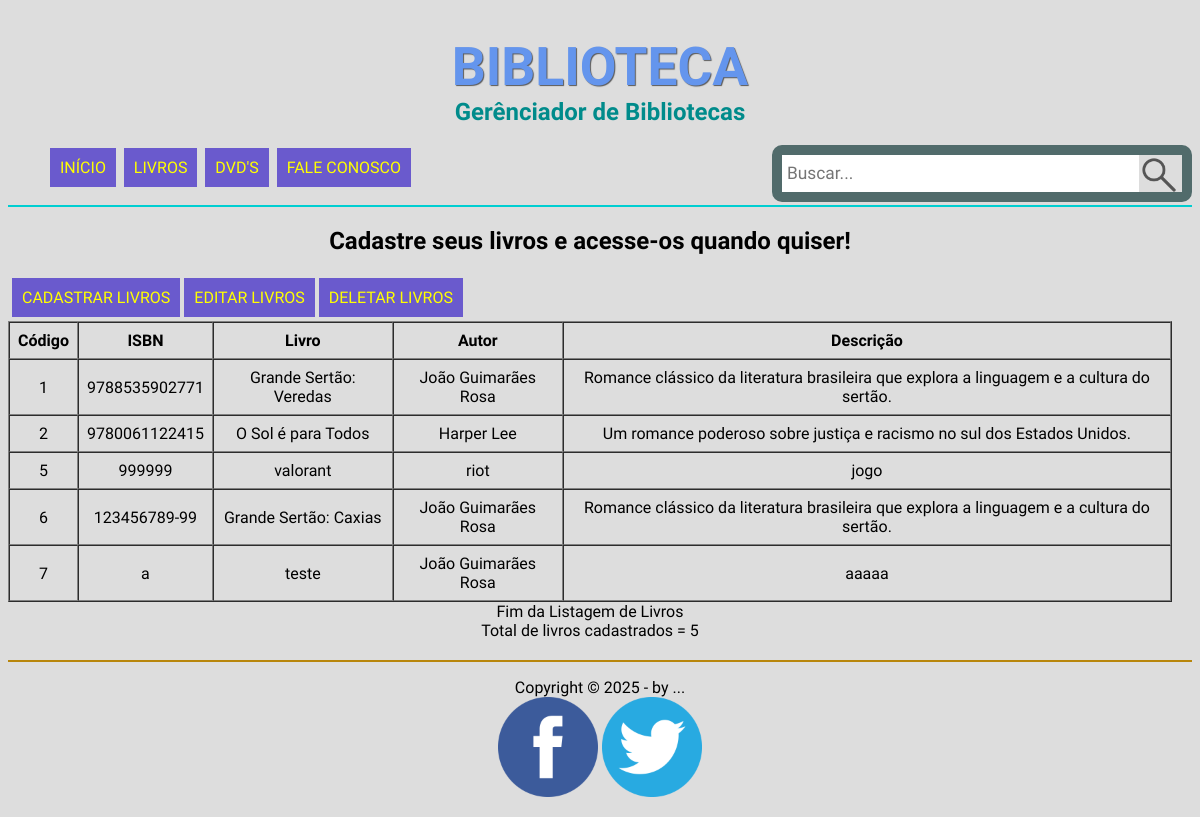
The page /livros.php on the database its author committed.
### tables this page shows
CREATE TABLE `tb_livro` (
  `cd_livro` int(11) NOT NULL,
  `cd_isbn` varchar(15) DEFAULT NULL,
  `nm_livro` varchar(45) DEFAULT NULL,
  `nm_autor` varchar(45) DEFAULT NULL,
  `ds_livro` varchar(500) DEFAULT NULL
);

### livros.php (the view, shortened to what this page needs)
<!DOCTYPE html>
<html lang="pt-br">
	<head>
		<link rel="stylesheet" type="text/css" href="_css/estilo.css"/>
	</head>
	<body>
		<header id="cabecalho">
			<hgroup>
				<h1>BIBLIOTECA</h1>
				<h2>Gerênciador de Bibliotecas</h2>
			</hgroup>
			<nav id="menu">
				<ul>
					<li><a href="index.php">Início</a></li>
					<li><a href="livros.php">Livros</a></li>
					<li><a href="dvds.php">DVD's</a></li>
					<li><a href="fale-conosco.php">Fale Conosco</a></li>
				</ul>
				<div id="divBusca">
				<form method="POST" action="busca.php">
        <input type="text" id="txtBusca" name="busca" placeholder="Buscar..." />
        <button type="submit" id style="background:none; border:none; padding:0;">
            <img src="_imagens/lupa.png" alt="Buscar..." id="btnBusca" width="40" height="40"/>
        </button>
    </form>
                </div>
			</nav>
        </header>
		<section id="corpo">
			<marquee><h1>Cadastre seus livros e acesse-os quando quiser!</h1></marquee>
			<table class="opmenu">
				<tr>
					<td><a href="cadastrar-livros.php">Cadastrar Livros</a></td>
					<td><a href="editar-livros.php">Editar Livros</a></td>
					<td><a href="deletar-livro.php">Deletar Livros</a></td>
				</tr>
			</table>
			<?php
                require_once("conexao.php");
                $sql="SELECT * FROM tb_livro order by cd_livro" or die('Erro ao selecionar dados!');
				$query=mysqli_query($conexao,$sql);
				$total = mysqli_num_rows($query);
                 echo '<table border="1" cellpadding="8" cellspacing="0">';
						echo '<tr>
								<th>Código</th>
								<th>ISBN</th>
								<th>Livro</th>
								<th>Autor</th>
								<th>Descrição</th>
								</tr>';
				while($result = mysqli_fetch_assoc($query)) {
						echo '<tr>';
						echo '<td>' . $result['cd_livro'] . '</td>';
						echo '<td>' . $result['cd_isbn'] . '</td>';
						echo '<td>' . $result['nm_livro'] . '</td>';
						echo '<td>' . $result['nm_autor'] . '</td>';
						echo '<td>' . $result['ds_livro'] . '</td>';
						echo '</tr>';
					}
						echo '</table>';
                    	echo 'Fim da Listagem de Livros<br>';
                        echo 'Total de livros cadastrados = '.$total;
			?>
		</section>
		<footer id="rodape">
			<p>
				Copyright &copy; 2025 - by ...<br />
				<a href="https://www.facebook.com/..." target="_blank"><img src="_imagens/facebook.png" width=100 height=100></a>
				<a href="https://twitter.com/..." target="_blank"><img src="_imagens/twitter.png" width=100 height=100></a>
			</p>
		</footer>
	</body>
</html>

### _css/estilo.css (style rules this page uses)
body { font-family: Arial, sans-serif; background-color: #DDDDDD; color: rgba(0,0,0,1); }
p { font-family: 'Baloo Bhaijaan', cursive; }
#txtBusca { float: left; font-family: 'Fjalla One', sans-serif; background-color: #FFFFFF; padding-left: 5px; font-size: 13pt; border: none; height: 35px; width: 350px; }
#btnBusca { float: left; cursor: pointer; }
#divBusca img { float: right; }
#divBusca { border: solid 10px rgba(47, 79, 79, 0.8); border-radius: 10px; height: 37px; width: 400px; float: right; position: relative; margin-top: -60px; }
header#cabecalho h1 { font-family: 'Baloo Bhaijaan', cursive; text-align: center; font-size: 40pt; color: #6495ED; text-shadow: 1px 1px 1px rgba(0,0,0,.6); padding: 0px; margin-bottom: 0px; }
header#cabecalho h2 { font-family: 'Fjalla One', sans-serif; text-align: center; font-size: 18pt; color: #008B8B; padding: 0px; margin-top: 0px; }
nav#menu { display: block; font-family: 'Baloo Bhaijaan', cursive; }
nav#menu ul { list-style: none; text-transform: uppercase; position: relative; }
nav#menu li { display: inline-block; background-color: #6A5ACD; padding: 10px; margin: 2px; transition: background-color 1s; }
nav#menu a { color: #FFFF00; text-decoration: none; }
.opmenu { display: block; font-family: 'Baloo Bhaijaan', cursive; }
.opmenu td { list-style: none; text-transform: uppercase; position: relative; }
.opmenu td { display: inline-block; background-color: #6A5ACD; padding: 10px; margin: 2px; transition: background-color 1s; }
.opmenu a { color: #FFFF00; text-decoration: none; }
section#corpo { display: block; padding-right: 20px; padding-bottom: 20px; clear: both; border-top: 2px solid #00CED1; font-family: 'Baloo Bhaijaan', cursive; text-align: center; }
footer#rodape { clear: both; border-top: 2px solid #B8860B; }
footer#rodape p { text-align: center; }

### rows shown on the page
tb_livro: cd_livro "1", cd_isbn "9788535902771", nm_livro "Grande Sertão: Veredas", nm_autor "João Guimarães Rosa", ds_livro "Romance clássico da literatura brasileira que explora a linguagem e a cultura do sertão."
tb_livro: cd_livro "2", cd_isbn "9780061122415", nm_livro "O Sol é para Todos", nm_autor "Harper Lee", ds_livro "Um romance poderoso sobre justiça e racismo no sul dos Estados Unidos."
tb_livro: cd_livro "5", cd_isbn "999999", nm_livro "valorant", nm_autor "riot", ds_livro "jogo"
tb_livro: cd_livro "6", cd_isbn "123456789-99", nm_livro "Grande Sertão: Caxias", nm_autor "João Guimarães Rosa", ds_livro "Romance clássico da literatura brasileira que explora a linguagem e a cultura do sertão."
tb_livro: cd_livro "7", cd_isbn "a", nm_livro "teste", nm_autor "João Guimarães Rosa", ds_livro "aaaaa"

### other values the page prints
$total "5"
